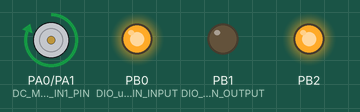
The program below on a simulated ATmega32, built with avr-gcc and emulated at 1 MHz (the files do not name the chip). Shown: motor-driver pin pairs drawn as motors (green arrow = first pin HIGH = forward, orange = second pin HIGH = backward, longer = more drive, scaled by the enable pin), output pins drawn as LEDs (lit = HIGH).

Above: at 0.7 s.
At 2.1 s:
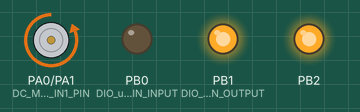
At 3.4 s:
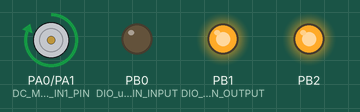
At 4.7 s:
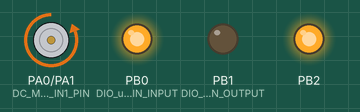
At 6.0 s:
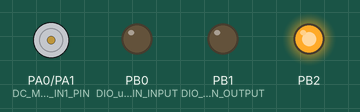
Timing chart, 0 to 7.8 s (numbered marks = the images above):
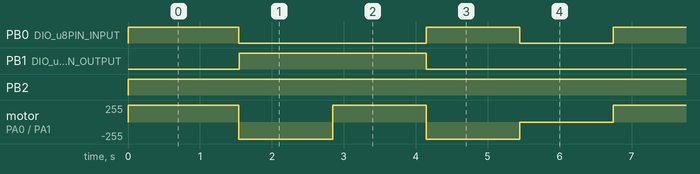

Measured:
- by itself, PB0 (DIO_u8PIN_INPUT): repeats every 6.7 s: LOW 2.6 s, HIGH 1.3 s, LOW 1.3 s, HIGH 1.5 s
- by itself, PB1 (DIO_u8PIN_OUTPUT): alternates HIGH for 2.6 s and LOW for 4.1 s
- by itself, PB2: LOW → HIGH at 0.00 s
- by itself, motor on PA0 (DC_MOTOR_IN1_PIN) / PA1 (DC_MOTOR_IN2_PIN): repeats every 6.7 s: backward 255/255 1.3 s, forward 255/255 1.3 s, backward 255/255 1.3 s, stopped 1.3 s, forward 255/255 1.5 s

The program:

main.c
```c
/*
 * main.c
 *
 *  Created on: Sep 21, 2023
 *      Author: YOGA 640
 */

#include  "../LIB/STD_TYPES.h"
#include  "../LIB/BIT_MATH.h"
#include  "../LIB/ERROR_STATE.h"

#include  "../MCAL/DIO/DIO_Interface.h"

#include  "../HAL/DC_Motor/DC_Motor_Interface.h"
#include  "../HAL/DC_Motor/DC_Motor_Config.h"

#include "util/delay.h"


extern DC_MOTOR_t  DC_MOTOR_AStrConfig[MOTOR_NUM];

int main()
{
	DC_MOTOR_enuInitialize(DC_MOTOR_AStrConfig);

	while(1)
	{

		DC_MOTOR_enuTurnRight(&DC_MOTOR_AStrConfig[0]);
		DC_MOTOR_enuTurnRight(&DC_MOTOR_AStrConfig[1]);
		_delay_ms(1000);
		DC_MOTOR_enuTurnLeft(&DC_MOTOR_AStrConfig[0]);
		DC_MOTOR_enuTurnLeft(&DC_MOTOR_AStrConfig[1]);
		_delay_ms(1000);
		DC_MOTOR_enuTurnRight(&DC_MOTOR_AStrConfig[0]);
		DC_MOTOR_enuTurnLeft(&DC_MOTOR_AStrConfig[1]);
		_delay_ms(1000);
		DC_MOTOR_enuTurnLeft(&DC_MOTOR_AStrConfig[0]);
		DC_MOTOR_enuTurnRight(&DC_MOTOR_AStrConfig[1]);
		_delay_ms(1000);
		DC_MOTOR_enuStop(&DC_MOTOR_AStrConfig[0]);
		DC_MOTOR_enuStop(&DC_MOTOR_AStrConfig[1]);
		_delay_ms(1000);
	}
	return  0;
}
```

DC_Motor_Config.c
```c
/******************************************************/
/******************************************************/
/**************   Author: Doaa Tawfik   ***************/
/**************   Layer:  HAL           ***************/
/**************   SWC:    DC_Motor      ***************/
/**************   Version: 1.00         ***************/
/******************************************************/
/******************************************************/

#include  "../../LIB/STD_TYPES.h"
#include  "../../LIB/ERROR_STATE.h"
#include  "../../LIB/BIT_MATH.h"

#include  "../../MCAL/DIO/DIO_Interface.h"

#include  "DC_Motor_Config.h"
#include  "DC_Motor_Private.h"
#include  "DC_Motor_Interface.h"


DC_MOTOR_t  DC_MOTOR_AStrConfig[MOTOR_NUM] =
{
		{.DC_MOTOR_IN1_PORT =  DIO_PORTA , .DC_MOTOR_IN1_PIN =  DIO_PIN0 , .DC_MOTOR_IN2_PORT = DIO_PORTA ,
				.DC_MOTOR_IN2_PIN = DIO_PIN1 , .DC_MOTOR_ENABLE_PORT = DIO_PORTA , .DC_MOTOR_ENABLE_PIN = DIO_PIN2 ,
				.DC_MOTOR_ENABLE_STATE = ACTIVATED
		} ,
		{.DC_MOTOR_IN1_PORT =  DIO_PORTB , .DC_MOTOR_IN1_PIN =  DIO_PIN0 , .DC_MOTOR_IN2_PORT = DIO_PORTB ,
				.DC_MOTOR_IN2_PIN = DIO_PIN1 , .DC_MOTOR_ENABLE_PORT = DIO_PORTB , .DC_MOTOR_ENABLE_PIN = DIO_PIN2 ,
				.DC_MOTOR_ENABLE_STATE = ACTIVATED
		}
};
```

DC_Motor_Config.h
```c
/******************************************************/
/******************************************************/
/**************   Author: Doaa Tawfik   ***************/
/**************   Layer:  HAL           ***************/
/**************   SWC:    DC_Motor      ***************/
/**************   Version: 1.00         ***************/
/******************************************************/
/******************************************************/


#ifndef   DC_MOTOR_CONFIG_H_
#define   DC_MOTOR_CONFIG_H_


typedef  struct{

	u8 DC_MOTOR_IN1_PORT;
	u8 DC_MOTOR_IN1_PIN;
	u8 DC_MOTOR_IN2_PORT;
	u8 DC_MOTOR_IN2_PIN;
	u8 DC_MOTOR_ENABLE_PORT;
	u8 DC_MOTOR_ENABLE_PIN;
	u8 DC_MOTOR_ENABLE_STATE;

}DC_MOTOR_t;


#endif
```

DC_Motor_Interface.h
```c
/******************************************************/
/******************************************************/
/**************   Author: Doaa Tawfik   ***************/
/**************   Layer:  HAL           ***************/
/**************   SWC:    DC_Motor      ***************/
/**************   Version: 1.00         ***************/
/******************************************************/
/******************************************************/


#ifndef   DC_MOTOR_INTERFACE_H_
#define   DC_MOTOR_INTERFACE_H_

#include "../../LIB/ERROR_STATE.h"
#include "DC_Motor_Config.h"

#define     MOTOR_NUM       2

ES_t   DC_MOTOR_enuInitialize(DC_MOTOR_t *Copy_PStrMotorConfig);

ES_t   DC_MOTOR_enuTurnRight(DC_MOTOR_t *Copy_PStrMotor_ID);
ES_t   DC_MOTOR_enuTurnLeft(DC_MOTOR_t *Copy_PStrMotor_ID);
ES_t   DC_MOTOR_enuStop(DC_MOTOR_t *Copy_PStrMotor_ID);


#endif
```

DC_Motor_Program.c
```c
/******************************************************/
/******************************************************/
/**************   Author: Doaa Tawfik   ***************/
/**************   Layer:  HAL           ***************/
/**************   SWC:    DC_Motor      ***************/
/**************   Version: 1.00         ***************/
/******************************************************/
/******************************************************/


#include "../../LIB/STD_TYPES.h"
#include "../../LIB/ERROR_STATE.h"
#include "../../LIB/BIT_MATH.h"

#include "../../MCAL/DIO/DIO_Interface.h"


#include  "DC_motor_Private.h"
#include  "DC_Motor_Config.h"
#include  "DC_Motor_Interface.h"


/************************************************************************************/
/************************************************************************************/
/** Function Name   : DC_MOTOR_enuInitialize.                                      **/
/** Return Type     : Error_State enum.                                            **/
/** Arguments       : Copy_PStrMotorConfig.                                        **/
/** Functionality   : Initializing Motors                                          **/
/*This function take a pointer to struct of type DC_MOTOR_t & we use this          **/
/*pointer to access array elements & set direction of motors & state oF Enabled    **/
/************************************************************************************/
/************************************************************************************/
/************************************************************************************/


ES_t  DC_MOTOR_enuInitialize(DC_MOTOR_t *Copy_PStrMotorConfig)
{
	ES_t Local_enuErrorState  = ES_NOK;

	if(Copy_PStrMotorConfig != NULL)
	{
		u8  Local_u8Iterator;

		for(Local_u8Iterator = 0 ; Local_u8Iterator < MOTOR_NUM ; Local_u8Iterator++)
		{

			Local_enuErrorState  = DIO_enuSetPinDirection(Copy_PStrMotorConfig[Local_u8Iterator].DC_MOTOR_IN1_PORT , Copy_PStrMotorConfig[Local_u8Iterator].DC_MOTOR_IN1_PIN , OUTPUT);
			Local_enuErrorState |= DIO_enuSetPinDirection(Copy_PStrMotorConfig[Local_u8Iterator].DC_MOTOR_IN2_PORT , Copy_PStrMotorConfig[Local_u8Iterator].DC_MOTOR_IN2_PIN , OUTPUT);
			Local_enuErrorState |= DIO_enuSetPinDirection(Copy_PStrMotorConfig[Local_u8Iterator].DC_MOTOR_ENABLE_PORT , Copy_PStrMotorConfig[Local_u8Iterator].DC_MOTOR_ENABLE_PIN , OUTPUT);
			Local_enuErrorState |=   DIO_enuSetPinValue(Copy_PStrMotorConfig[Local_u8Iterator].DC_MOTOR_ENABLE_PORT , Copy_PStrMotorConfig[Local_u8Iterator].DC_MOTOR_ENABLE_PIN , Copy_PStrMotorConfig[Local_u8Iterator].DC_MOTOR_ENABLE_STATE);
		}
	}
	else
	{
		Local_enuErrorState = ES_NULL_POINTER;
	}

	return  Local_enuErrorState;
}


/************************************************************************************/
/************************************************************************************/
/** Function Name   : DC_MOTOR_enuTurnRight.                                       **/
/** Return Type     : Error_State enum.                                            **/
/** Arguments       : Copy_PStrMotor_ID.                                           **/
/** Functionality   : Turn Motors Right                                            **/
/*This function take a pointer to array element(Desired motor)                     **/
/*& we use it to turn the desired motor right                                      **/
/************************************************************************************/
/************************************************************************************/
/************************************************************************************/

ES_t  DC_MOTOR_enuTurnRight(DC_MOTOR_t *Copy_PStrMotor_ID)
{
	ES_t Local_enuErrorState  = ES_NOK;

	if(Copy_PStrMotor_ID != NULL)
	{
		Local_enuErrorState  = DIO_enuSetPinValue(Copy_PStrMotor_ID->DC_MOTOR_IN1_PORT , Copy_PStrMotor_ID->DC_MOTOR_IN1_PIN , HIGH);
		Local_enuErrorState |= DIO_enuSetPinValue(Copy_PStrMotor_ID->DC_MOTOR_IN2_PORT , Copy_PStrMotor_ID->DC_MOTOR_IN2_PIN , LOW);
	}
	else
	{
		Local_enuErrorState = ES_NULL_POINTER;
	}

	return  Local_enuErrorState;
}


/************************************************************************************/
/************************************************************************************/
/** Function Name   : DC_MOTOR_enuTurnLeft.                                        **/
/** Return Type     : Error_State enum.                                            **/
/** Arguments       : Copy_PStrMotor_ID.                                           **/
/** Functionality   : Turn Motors Left                                             **/
/*This function take a pointer to array element(Desired motor)                     **/
/*& we use it to turn the desired motor left                                       **/
/************************************************************************************/
/************************************************************************************/
/************************************************************************************/

ES_t  DC_MOTOR_enuTurnLeft(DC_MOTOR_t *Copy_PStrMotor_ID)
{
	ES_t Local_enuErrorState  = ES_NOK;

	if(Copy_PStrMotor_ID != NULL)
	{
		Local_enuErrorState  = DIO_enuSetPinValue(Copy_PStrMotor_ID->DC_MOTOR_IN1_PORT , Copy_PStrMotor_ID->DC_MOTOR_IN1_PIN , LOW);
		Local_enuErrorState |= DIO_enuSetPinValue(Copy_PStrMotor_ID->DC_MOTOR_IN2_PORT , Copy_PStrMotor_ID->DC_MOTOR_IN2_PIN , HIGH);
	}
	else
	{
		Local_enuErrorState = ES_NULL_POINTER;
	}

	return  Local_enuErrorState;
}


/************************************************************************************/
/************************************************************************************/
/** Function Name   : DC_MOTOR_enuStop.                                            **/
/** Return Type     : Error_State enum.                                            **/
/** Arguments       : Copy_PStrMotor_ID.                                           **/
/** Functionality   : Stop Motors                                                  **/
/*This function take a pointer to array element(Desired motor)                     **/
/*& we use it to Stop the desired motor                                            **/
/************************************************************************************/
/************************************************************************************/
/************************************************************************************/

ES_t  DC_MOTOR_enuStop(DC_MOTOR_t *Copy_PStrMotor_ID)
{
	ES_t Local_enuErrorState  = ES_NOK;

	if(Copy_PStrMotor_ID != NULL)
	{
		Local_enuErrorState  = DIO_enuSetPinValue(Copy_PStrMotor_ID->DC_MOTOR_IN1_PORT , Copy_PStrMotor_ID->DC_MOTOR_IN1_PIN , LOW);
		Local_enuErrorState |= DIO_enuSetPinValue(Copy_PStrMotor_ID->DC_MOTOR_IN2_PORT , Copy_PStrMotor_ID->DC_MOTOR_IN2_PIN , LOW);
	}
	else
	{
		Local_enuErrorState = ES_NULL_POINTER;
	}


	return  Local_enuErrorState;
}
```

DIO_Interface.h
```c
/******************************************************/
/******************************************************/
/**************   Author: Doaa Tawfik   ***************/
/**************   Layer:  MCAL          ***************/
/**************   SWC:    DIO           ***************/
/**************   Version: 2.00         ***************/
/******************************************************/
/******************************************************/


#ifndef  DIO_INTERFACE_H_
#define  DIO_INTERFACE_H_

#include  "../../LIB/ERROR_STATE.h"
#include  "../../LIB/STD_TYPES.h"

#define   DIO_PORTA         1
#define   DIO_PORTB         2
#define   DIO_PORTC         3
#define   DIO_PORTD         4


#define   DIO_PIN0          0
#define   DIO_PIN1          1
#define   DIO_PIN2          2
#define   DIO_PIN3          3
#define   DIO_PIN4          4
#define   DIO_PIN5          5
#define   DIO_PIN6          6
#define   DIO_PIN7          7


#define   OUTPUT            1
#define   INPUT             0


#define   HIGH              1
#define   LOW               0


ES_t  DIO_enuSetPortValue(u8 Copy_u8Port , u8 Copy_u8Value);
ES_t  DIO_enuSetPinValue(u8 Copy_u8Port , u8 Copy_u8Pin , u8 Copy_u8Value);


ES_t  DIO_enuClearPortValue(u8 Copy_u8Port);

ES_t  DIO_enuTogglePortValue(u8 Copy_u8Port);
ES_t  DIO_enuTogglePinValue(u8 Copy_u8Port , u8 Copy_u8Pin);


ES_t  DIO_enuGetPortValue(u8 Copy_u8Port , u8* Copy_pu8ReturnValue);
ES_t  DIO_enuGetPinValue(u8 Copy_u8Port , u8 Copy_u8Pin , u8* Copy_pu8ReturnValue);

ES_t  DIO_enuSetPinDirection(u8 Copy_u8Port , u8 Copy_u8Pin , u8 Copy_u8Direction);
ES_t  DIO_enuSetPortDirection(u8 Copy_u8Port , u8 Copy_u8Direction);


#endif
```

DC_motor_Private.h
```c
/******************************************************/
/******************************************************/
/**************   Author: Doaa Tawfik   ***************/
/**************   Layer:  HAL           ***************/
/**************   SWC:    DC_Motor      ***************/
/**************   Version: 1.00         ***************/
/******************************************************/
/******************************************************/


#ifndef   DC_MOTOR_PRIVATE_H_
#define   DC_MOTOR_PRIVATE_H_


#define      ACTIVATED              1
#define      DIS_ACTIVATED          0


#endif
```

BIT_MATH.h
```c
/*****************************************************/
/*****************************************************/
/**************   Author: Doaa Tawfik  ***************/
/**************   Layer: LIBRARY       ***************/
/**************   Version: 1.00        ***************/
/*****************************************************/
/*****************************************************/
#ifndef BIT_MATH_H_
#define BIT_MATH_H_

#define SET_BIT(VAR , BIT_NUM) (VAR|=(1<<BIT_NUM))
#define CLEAR_BIT(VAR , BIT_NUM) (VAR&=(~(1<<BIT_NUM)))
#define TOGGLE_BIT(VAR , BIT_NUM) (VAR^=(1<<BIT_NUM))
#define GET_BIT(VAR , BIT_NUM) (1&(VAR>>BIT_NUM))

#endif
```

ERROR_STATE.h
```c
#ifndef ERROR_STATE_H_
#define ERROR_STATE_H_

typedef enum
{
	ES_NOK ,
	ES_OK ,
	ES_NULL_POINTER,
	ES_OUT_OF_RANGE
}ES_t;


#endif
```

STD_TYPES.h
```c
/*****************************************************/
/*****************************************************/
/**************   Author: Doaa Tawfik  ***************/
/**************   Layer: LIBRARY       ***************/
/**************   Version: 1.00        ***************/
/*****************************************************/
/*****************************************************/
#ifndef STD_TYPES_H_
#define STD_TYPES_H_


typedef   unsigned char         u8;
typedef   signed char           s8;

typedef   unsigned short int    u16;
typedef   signed short int      s16;

typedef   unsigned long int     u32;
typedef   signed long int       s32;

typedef   float                 f32;
typedef   double                f64;

#define   NULL                  0


#define   F_CPU                 1000000UL


#endif
```

DIO_Config.h
```c
/******************************************************/
/******************************************************/
/**************   Author: Doaa Tawfik   ***************/
/**************   Layer:  MCAL          ***************/
/**************   SWC:    DIO           ***************/
/**************   Version: 2.00         ***************/
/******************************************************/
/******************************************************/


#ifndef  DIO_CONFIG_H_
#define  DIO_CONFIG_H_


#endif
```

DIO_Private.h
```c
/******************************************************/
/******************************************************/
/**************   Author: Doaa Tawfik   ***************/
/**************   Layer:  MCAL          ***************/
/**************   SWC:    DIO           ***************/
/**************   Version: 2.00         ***************/
/******************************************************/
/******************************************************/


#ifndef  DIO_PRIVATE_H_
#define  DIO_PRIVATE_H_


#define   DIO_u8PORTA              1
#define   DIO_u8PORTB              2
#define   DIO_u8PORTC              3
#define   DIO_u8PORTD              4


#define   DIO_u8PIN0               0
#define   DIO_u8PIN1               1
#define   DIO_u8PIN2               2
#define   DIO_u8PIN3               3
#define   DIO_u8PIN4               4
#define   DIO_u8PIN5               5
#define   DIO_u8PIN6               6
#define   DIO_u8PIN7               7


#define   DIO_u8PIN_OUTPUT         1
#define   DIO_u8PIN_INPUT          0

#define   DIO_u8PORT_OUTPUT        1
#define   DIO_u8PORT_INPUT         0


#define   DIO_u8HIGH               1
#define   DIO_u8LOW                0


#endif
```

DIO_Register.h
```c
/******************************************************/
/******************************************************/
/**************   Author: Doaa Tawfik   ***************/
/**************   Layer:  MCAL          ***************/
/**************   SWC:    DIO           ***************/
/**************   Version: 2.00         ***************/
/******************************************************/
/******************************************************/


#ifndef  DIO_REGISTER_H_
#define  DIO_REGISTER_H_


#define   DDRA            *((u8* ) 0x3A)
#define   PINA            *((u8* ) 0x39)
#define   PORTA           *((u8* ) 0x3B)


#define   DDRB            *((u8* ) 0x37)
#define   PINB            *((u8* ) 0x36)
#define   PORTB           *((u8* ) 0x38)


#define   DDRC            *((u8* ) 0x34)
#define   PINC            *((u8* ) 0x33)
#define   PORTC           *((u8* ) 0x35)


#define   DDRD            *((u8* ) 0x31)
#define   PIND            *((u8* ) 0x30)
#define   PORTD           *((u8* ) 0x32)


#endif
```

BIT_MATH.h
```c
/*****************************************************/
/*****************************************************/
/**************   Author: Doaa Tawfik  ***************/
/**************   Layer: LIBRARY       ***************/
/**************   Version: 1.00        ***************/
/*****************************************************/
/*****************************************************/
#ifndef BIT_MATH_H_
#define BIT_MATH_H_

#define SET_BIT(VAR , BIT_NUM) (VAR|=(1<<BIT_NUM))
#define CLEAR_BIT(VAR , BIT_NUM) (VAR&=(~(1<<BIT_NUM)))
#define TOGGLE_BIT(VAR , BIT_NUM) (VAR^=(1<<BIT_NUM))
#define GET_BIT(VAR , BIT_NUM) (1&(VAR>>BIT_NUM))

#endif
```

ERROR_STATE.h
```c
#ifndef ERROR_STATE_H_
#define ERROR_STATE_H_

typedef enum
{
	ES_NOK ,
	ES_OK ,
	ES_NULL_POINTER,
	ES_OUT_OF_RANGE
}ES_t;


#endif
```

Source omitted: DIO_Program.c (15345 bytes), STD_TYPES.h (822 bytes), DIO_Config.h (515 bytes), DIO_Interface.h (1615 bytes), DIO_Private.h (1190 bytes), DIO_Program.c (15345 bytes), DIO_Register.h (1017 bytes), BIT_MATH.h (652 bytes), ERROR_STATE.h (132 bytes), STD_TYPES.h (822 bytes), DIO_Config.h (515 bytes), DIO_Interface.h (1615 bytes) and 3 more
